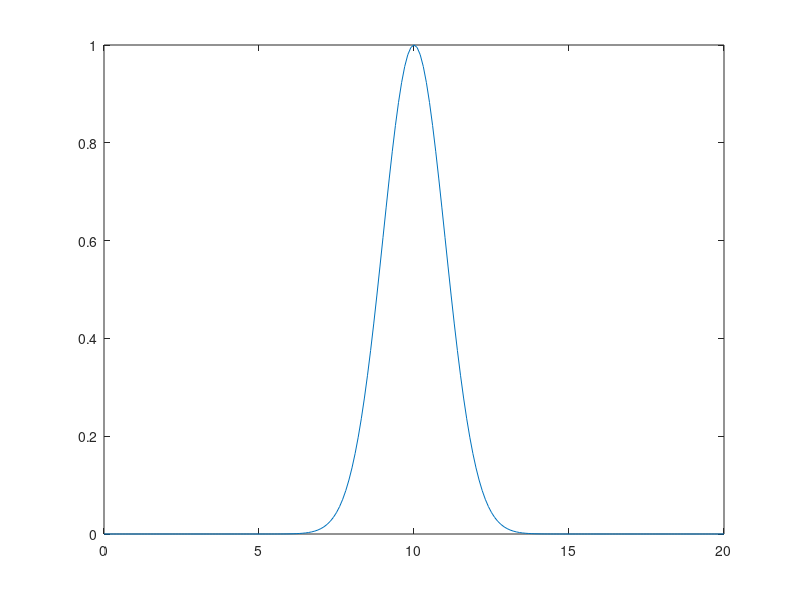

Source code (MATLAB):
clear all

Beam_size=8;        %mm (diameter)
f=80;               %mm

X=0:0.1:20;
X0=10;
Gaussian=gaussmf(X,[Beam_size/8 X0]);
plot(X,Gaussian);

Sig=Beam_size/8;

